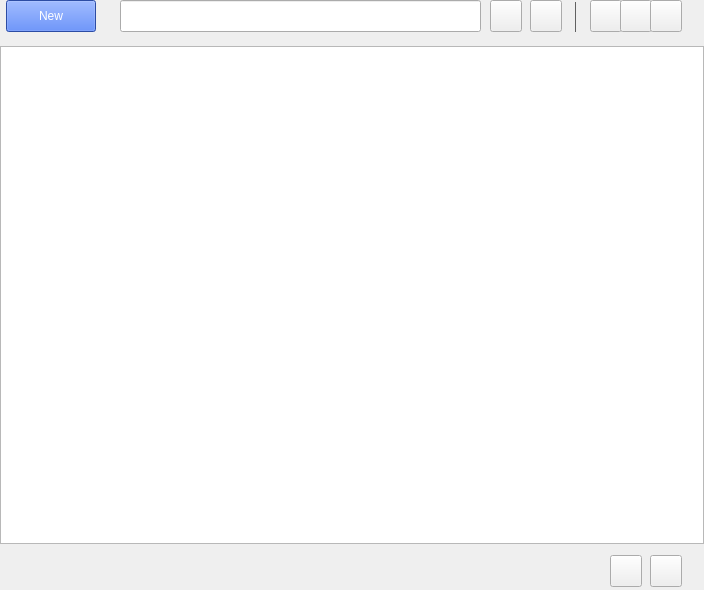
<?xml version="1.0" encoding="UTF-8"?>
<ui version="4.0">
 <class>Widget</class>
 <widget class="QWidget" name="Widget">
  <property name="geometry">
   <rect>
    <x>0</x>
    <y>0</y>
    <width>704</width>
    <height>590</height>
   </rect>
  </property>
  <property name="windowTitle">
   <string>Widget</string>
  </property>
  <property name="styleSheet">
   <string notr="true"/>
  </property>
  <widget class="QWidget" name="widget" native="true">
   <property name="geometry">
    <rect>
     <x>0</x>
     <y>0</y>
     <width>704</width>
     <height>590</height>
    </rect>
   </property>
   <layout class="QVBoxLayout" name="verticalLayout">
    <item>
     <widget class="QWidget" name="widget_3" native="true">
      <property name="minimumSize">
       <size>
        <width>0</width>
        <height>40</height>
       </size>
      </property>
      <widget class="QPushButton" name="newKynote">
       <property name="geometry">
        <rect>
         <x>6</x>
         <y>0</y>
         <width>90</width>
         <height>32</height>
        </rect>
       </property>
       <property name="minimumSize">
        <size>
         <width>90</width>
         <height>32</height>
        </size>
       </property>
       <property name="maximumSize">
        <size>
         <width>60</width>
         <height>25</height>
        </size>
       </property>
       <property name="cursor">
        <cursorShape>PointingHandCursor</cursorShape>
       </property>
       <property name="focusPolicy">
        <enum>Qt::TabFocus</enum>
       </property>
       <property name="styleSheet">
        <string notr="true">background:rgba(61,107,229,1);
color: rgb(255, 255, 255);</string>
       </property>
       <property name="text">
        <string>New</string>
       </property>
       <property name="icon">
        <iconset>
         <normaloff>:/images/newNote_Regular.png</normaloff>:/images/newNote_Regular.png</iconset>
       </property>
       <property name="iconSize">
        <size>
         <width>16</width>
         <height>16</height>
        </size>
       </property>
      </widget>
      <widget class="QLineEdit" name="SearchLine">
       <property name="geometry">
        <rect>
         <x>120</x>
         <y>0</y>
         <width>361</width>
         <height>32</height>
        </rect>
       </property>
       <property name="minimumSize">
        <size>
         <width>320</width>
         <height>32</height>
        </size>
       </property>
       <property name="styleSheet">
        <string notr="true"/>
       </property>
      </widget>
      <widget class="QPushButton" name="trashButton">
       <property name="geometry">
        <rect>
         <x>490</x>
         <y>0</y>
         <width>32</width>
         <height>32</height>
        </rect>
       </property>
       <property name="minimumSize">
        <size>
         <width>32</width>
         <height>32</height>
        </size>
       </property>
       <property name="maximumSize">
        <size>
         <width>33</width>
         <height>32</height>
        </size>
       </property>
       <property name="cursor">
        <cursorShape>PointingHandCursor</cursorShape>
       </property>
       <property name="focusPolicy">
        <enum>Qt::TabFocus</enum>
       </property>
       <property name="styleSheet">
        <string notr="true"/>
       </property>
       <property name="text">
        <string/>
       </property>
       <property name="icon">
        <iconset>
         <normaloff>:/images/trashCan_Regular.png</normaloff>:/images/trashCan_Regular.png</iconset>
       </property>
       <property name="iconSize">
        <size>
         <width>14</width>
         <height>18</height>
        </size>
       </property>
      </widget>
      <widget class="QPushButton" name="viewChangeButton">
       <property name="geometry">
        <rect>
         <x>530</x>
         <y>0</y>
         <width>32</width>
         <height>32</height>
        </rect>
       </property>
       <property name="minimumSize">
        <size>
         <width>32</width>
         <height>32</height>
        </size>
       </property>
       <property name="maximumSize">
        <size>
         <width>32</width>
         <height>32</height>
        </size>
       </property>
       <property name="styleSheet">
        <string notr="true"/>
       </property>
       <property name="text">
        <string/>
       </property>
      </widget>
      <widget class="QPushButton" name="set_btn">
       <property name="geometry">
        <rect>
         <x>590</x>
         <y>0</y>
         <width>32</width>
         <height>32</height>
        </rect>
       </property>
       <property name="minimumSize">
        <size>
         <width>32</width>
         <height>32</height>
        </size>
       </property>
       <property name="maximumSize">
        <size>
         <width>32</width>
         <height>32</height>
        </size>
       </property>
       <property name="cursor">
        <cursorShape>PointingHandCursor</cursorShape>
       </property>
       <property name="focusPolicy">
        <enum>Qt::NoFocus</enum>
       </property>
       <property name="styleSheet">
        <string notr="true"/>
       </property>
       <property name="text">
        <string/>
       </property>
       <property name="icon">
        <iconset>
         <normaloff>:/images/3dots_Regular.png</normaloff>:/images/3dots_Regular.png</iconset>
       </property>
      </widget>
      <widget class="QPushButton" name="pushButton_Mini">
       <property name="geometry">
        <rect>
         <x>620</x>
         <y>0</y>
         <width>32</width>
         <height>32</height>
        </rect>
       </property>
       <property name="minimumSize">
        <size>
         <width>32</width>
         <height>32</height>
        </size>
       </property>
       <property name="maximumSize">
        <size>
         <width>32</width>
         <height>32</height>
        </size>
       </property>
       <property name="styleSheet">
        <string notr="true"/>
       </property>
       <property name="text">
        <string/>
       </property>
      </widget>
      <widget class="QPushButton" name="pushButton_Exit">
       <property name="geometry">
        <rect>
         <x>650</x>
         <y>0</y>
         <width>32</width>
         <height>32</height>
        </rect>
       </property>
       <property name="minimumSize">
        <size>
         <width>32</width>
         <height>32</height>
        </size>
       </property>
       <property name="maximumSize">
        <size>
         <width>32</width>
         <height>32</height>
        </size>
       </property>
       <property name="styleSheet">
        <string notr="true"/>
       </property>
       <property name="text">
        <string/>
       </property>
      </widget>
      <widget class="QFrame" name="frame">
       <property name="geometry">
        <rect>
         <x>575</x>
         <y>2</y>
         <width>1</width>
         <height>30</height>
        </rect>
       </property>
       <property name="styleSheet">
        <string notr="true">background-color: rgb(126, 126, 126);</string>
       </property>
       <property name="frameShape">
        <enum>QFrame::StyledPanel</enum>
       </property>
       <property name="frameShadow">
        <enum>QFrame::Raised</enum>
       </property>
      </widget>
     </widget>
    </item>
    <item>
     <widget class="QListView" name="listView">
      <property name="styleSheet">
       <string notr="true"/>
      </property>
     </widget>
    </item>
    <item>
     <widget class="QWidget" name="widget_2" native="true">
      <property name="minimumSize">
       <size>
        <width>40</width>
        <height>40</height>
       </size>
      </property>
      <widget class="QWidget" name="horizontalLayoutWidget">
       <property name="geometry">
        <rect>
         <x>20</x>
         <y>10</y>
         <width>160</width>
         <height>25</height>
        </rect>
       </property>
       <layout class="QHBoxLayout" name="horizontalLayout">
        <item>
         <widget class="QLabel" name="label">
          <property name="styleSheet">
           <string notr="true">color: rgb(43,49,56);
color: rgb(126, 126, 126);</string>
          </property>
          <property name="text">
           <string/>
          </property>
         </widget>
        </item>
        <item>
         <spacer name="horizontalSpacer_2">
          <property name="orientation">
           <enum>Qt::Horizontal</enum>
          </property>
          <property name="sizeHint" stdset="0">
           <size>
            <width>40</width>
            <height>20</height>
           </size>
          </property>
         </spacer>
        </item>
       </layout>
      </widget>
      <widget class="QPushButton" name="sort_btn">
       <property name="geometry">
        <rect>
         <x>610</x>
         <y>5</y>
         <width>32</width>
         <height>32</height>
        </rect>
       </property>
       <property name="minimumSize">
        <size>
         <width>32</width>
         <height>32</height>
        </size>
       </property>
       <property name="maximumSize">
        <size>
         <width>32</width>
         <height>32</height>
        </size>
       </property>
       <property name="styleSheet">
        <string notr="true"/>
       </property>
       <property name="text">
        <string/>
       </property>
      </widget>
      <widget class="QPushButton" name="sort_2_btn">
       <property name="geometry">
        <rect>
         <x>650</x>
         <y>5</y>
         <width>32</width>
         <height>32</height>
        </rect>
       </property>
       <property name="minimumSize">
        <size>
         <width>32</width>
         <height>32</height>
        </size>
       </property>
       <property name="maximumSize">
        <size>
         <width>32</width>
         <height>32</height>
        </size>
       </property>
       <property name="styleSheet">
        <string notr="true"/>
       </property>
       <property name="text">
        <string/>
       </property>
      </widget>
     </widget>
    </item>
   </layout>
  </widget>
 </widget>
 <resources/>
 <connections/>
</ui>
